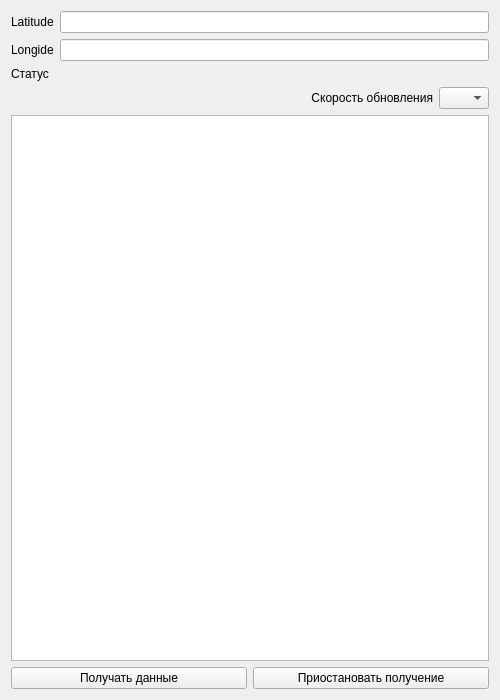
<?xml version="1.0" encoding="UTF-8"?>
<ui version="4.0">
 <class>WeatherForm</class>
 <widget class="QWidget" name="WeatherForm">
  <property name="geometry">
   <rect>
    <x>0</x>
    <y>0</y>
    <width>500</width>
    <height>700</height>
   </rect>
  </property>
  <property name="minimumSize">
   <size>
    <width>500</width>
    <height>700</height>
   </size>
  </property>
  <property name="maximumSize">
   <size>
    <width>500</width>
    <height>700</height>
   </size>
  </property>
  <property name="windowTitle">
   <string>WeatherForm</string>
  </property>
  <layout class="QVBoxLayout" name="verticalLayout_2">
   <item>
    <layout class="QVBoxLayout" name="verticalLayout">
     <item>
      <layout class="QHBoxLayout" name="horizontalLayout">
       <item>
        <widget class="QLabel" name="latLabel">
         <property name="text">
          <string>Latitude</string>
         </property>
        </widget>
       </item>
       <item>
        <widget class="QLineEdit" name="latLineEdit">
         <property name="maximumSize">
          <size>
           <width>500</width>
           <height>16777215</height>
          </size>
         </property>
         <property name="text">
          <string/>
         </property>
        </widget>
       </item>
      </layout>
     </item>
     <item>
      <layout class="QHBoxLayout" name="horizontalLayout_2">
       <item>
        <widget class="QLabel" name="lonLabel">
         <property name="text">
          <string>Longide</string>
         </property>
        </widget>
       </item>
       <item>
        <widget class="QLineEdit" name="lonLineEdit">
         <property name="maximumSize">
          <size>
           <width>500</width>
           <height>16777215</height>
          </size>
         </property>
         <property name="text">
          <string/>
         </property>
        </widget>
       </item>
      </layout>
     </item>
    </layout>
   </item>
   <item>
    <widget class="QLabel" name="statusLabel">
     <property name="text">
      <string>Статус</string>
     </property>
    </widget>
   </item>
   <item>
    <layout class="QHBoxLayout" name="horizontalLayout_3">
     <item>
      <widget class="QLabel" name="rtLabel">
       <property name="text">
        <string>Скорость обновления</string>
       </property>
       <property name="alignment">
        <set>Qt::AlignRight|Qt::AlignTrailing|Qt::AlignVCenter</set>
       </property>
      </widget>
     </item>
     <item>
      <widget class="QComboBox" name="comboBox">
       <property name="maximumSize">
        <size>
         <width>50</width>
         <height>16777215</height>
        </size>
       </property>
      </widget>
     </item>
    </layout>
   </item>
   <item>
    <widget class="QTextEdit" name="textEdit"/>
   </item>
   <item>
    <layout class="QHBoxLayout" name="horizontalLayout_4">
     <item>
      <widget class="QPushButton" name="startPushButton">
       <property name="text">
        <string>Получать данные</string>
       </property>
      </widget>
     </item>
     <item>
      <widget class="QPushButton" name="stopPushButton">
       <property name="text">
        <string>Приостановать получение</string>
       </property>
      </widget>
     </item>
    </layout>
   </item>
  </layout>
 </widget>
 <resources/>
 <connections/>
</ui>
